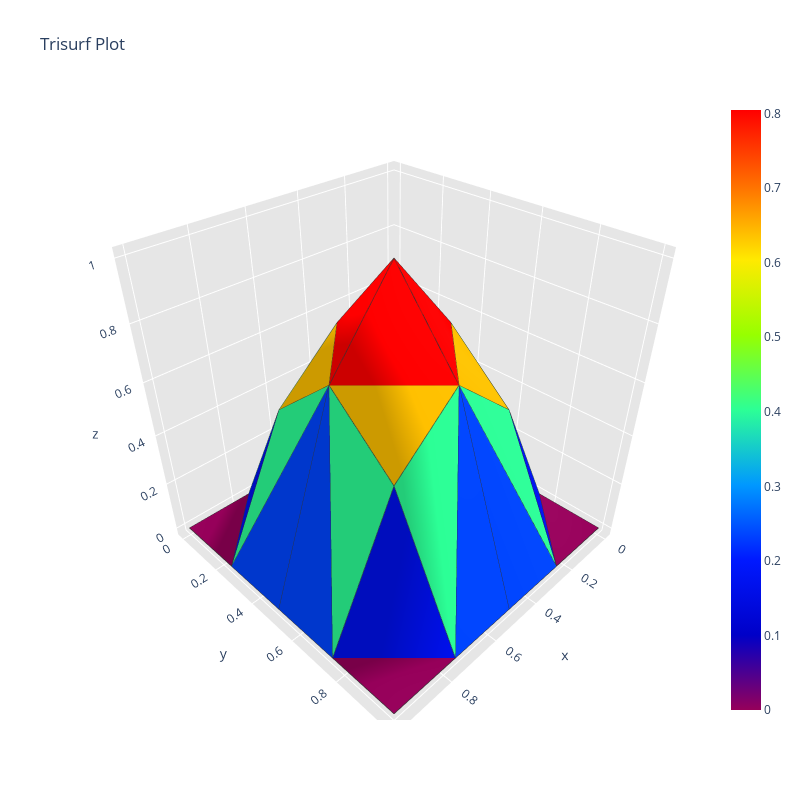

Notebook code for this chart:
### Code cell
fig1.show()

### Figure 1 — Plotly figure (JSON) as saved in the notebook; plotly's stock layout.template omitted (floating-point values rounded to 4 significant figures; data arrays with more than 128 entries replaced by an {"elided": "..."} marker saying what was removed)
{"data": [{"facecolor": ["rgb(150, 0, 90)", "rgb(0, 16, 236)", "rgb(150, 0, 90)", "rgb(0, 16, 236)", "rgb(44, 255, 150)", "rgb(0, 69, 255)", "rgb(44, 255, 150)", "rgb(0, 69, 255)", "rgb(150, 0, 90)", "rgb(0, 16, 236)", "rgb(255, 192, 0)", "rgb(255, 0, 0)", "rgb(44, 255, 150)", "rgb(0, 69, 255)", "rgb(44, 255, 150)", "rgb(0, 69, 255)", "rgb(150, 0, 90)", "rgb(0, 16, 236)", "rgb(255, 0, 0)", "rgb(255, 192, 0)", "rgb(44, 255, 150)", "rgb(0, 69, 255)", "rgb(44, 255, 150)", "rgb(0, 69, 255)", "rgb(255, 192, 0)", "rgb(255, 0, 0)", "rgb(255, 192, 0)", "rgb(255, 0, 0)", "rgb(44, 255, 150)", "rgb(0, 69, 255)", "rgb(44, 255, 150)", "rgb(0, 69, 255)"], "i": [1, 5, 15, 21, 11, 5, 15, 11, 9, 3, 7, 11, 1, 7, 7, 3, 23, 19, 17, 11, 17, 21, 23, 17, 13, 7, 17, 13, 9, 13, 13, 19], "j": [5, 1, 21, 15, 5, 11, 11, 15, 3, 9, 11, 7, 7, 1, 3, 7, 19, 23, 11, 17, 21, 17, 17, 23, 7, 13, 13, 17, 13, 9, 19, 13], "k": [0, 6, 20, 16, 6, 10, 16, 10, 4, 8, 6, 12, 6, 2, 8, 2, 24, 18, 12, 16, 16, 22, 18, 22, 8, 12, 18, 12, 8, 14, 18, 14], "name": "", "type": "mesh3d", "x": [0, 0.25, 0.5, 0.75, 1, 0, 0.25, 0.5, 0.75, 1, 0, 0.25, 0.5, 0.75, 1, 0, 0.25, 0.5, 0.75, 1, 0, 0.25, 0.5, 0.75, 1], "y": [0, 0, 0, 0, 0, 0.25, 0.25, 0.25, 0.25, 0.25, 0.5, 0.5, 0.5, 0.5, 0.5, 0.75, 0.75, 0.75, 0.75, 0.75, 1, 1, 1, 1, 1], "z": [0, 0, 0, 0, 0, 0, 0.5, 0.7071, 0.5, 8.66e-17, 0, 0.7071, 1, 0.7071, 1.225e-16, 0, 0.5, 0.7071, 0.5, 8.66e-17, 0, 8.66e-17, 1.225e-16, 8.66e-17, 1.5e-32]}, {"line": {"color": "rgb(50, 50, 50)", "width": 1.5}, "mode": "lines", "showlegend": false, "type": "scatter3d", "x": {"elided": "160 float values"}, "y": {"elided": "160 float values"}, "z": {"elided": "160 float values"}}, {"hoverinfo": "none", "marker": {"color": [0, 0.8047], "colorscale": [[0, "rgb(150, 0, 90)"], [0.125, "rgb(0, 0, 200)"], [0.25, "rgb(0, 25, 255)"], [0.375, "rgb(0, 152, 255)"], [0.5, "rgb(44, 255, 150)"], [0.625, "rgb(151, 255, 0)"], [0.75, "rgb(255, 234, 0)"], [0.875, "rgb(255, 111, 0)"], [1, "rgb(255, 0, 0)"]], "showscale": true, "size": 0.1}, "mode": "markers", "showlegend": false, "type": "scatter3d", "x": [0], "y": [0], "z": [0]}], "layout": {"height": 800, "scene": {"aspectratio": {"x": 1, "y": 1, "z": 1}, "xaxis": {"backgroundcolor": "rgb(230, 230, 230)", "gridcolor": "rgb(255, 255, 255)", "showbackground": true, "zerolinecolor": "rgb(255, 255, 255)"}, "yaxis": {"backgroundcolor": "rgb(230, 230, 230)", "gridcolor": "rgb(255, 255, 255)", "showbackground": true, "zerolinecolor": "rgb(255, 255, 255)"}, "zaxis": {"backgroundcolor": "rgb(230, 230, 230)", "gridcolor": "rgb(255, 255, 255)", "showbackground": true, "zerolinecolor": "rgb(255, 255, 255)"}}, "title": {"text": "Trisurf Plot"}, "width": 800}}
